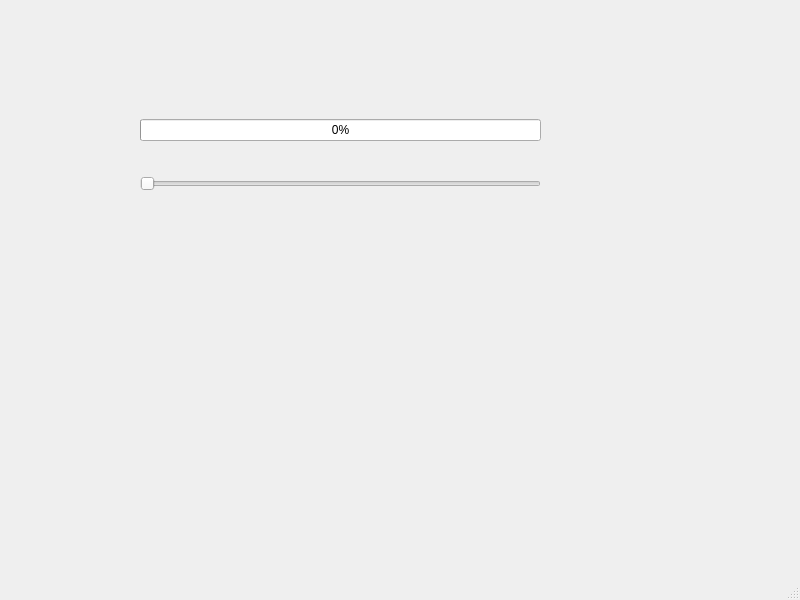
<?xml version="1.0" encoding="UTF-8"?>
<ui version="4.0">
 <class>MainWindow</class>
 <widget class="QMainWindow" name="MainWindow">
  <property name="geometry">
   <rect>
    <x>0</x>
    <y>0</y>
    <width>800</width>
    <height>600</height>
   </rect>
  </property>
  <property name="windowTitle">
   <string>MainWindow</string>
  </property>
  <widget class="QWidget" name="centralwidget">
   <widget class="QWidget" name="">
    <property name="geometry">
     <rect>
      <x>140</x>
      <y>90</y>
      <width>401</width>
      <height>131</height>
     </rect>
    </property>
    <layout class="QVBoxLayout" name="verticalLayout">
     <item>
      <widget class="QProgressBar" name="progressBar">
       <property name="value">
        <number>0</number>
       </property>
      </widget>
     </item>
     <item>
      <widget class="QSlider" name="horizontalSlider">
       <property name="maximum">
        <number>100</number>
       </property>
       <property name="orientation">
        <enum>Qt::Horizontal</enum>
       </property>
      </widget>
     </item>
    </layout>
   </widget>
  </widget>
  <widget class="QMenuBar" name="menubar">
   <property name="geometry">
    <rect>
     <x>0</x>
     <y>0</y>
     <width>800</width>
     <height>21</height>
    </rect>
   </property>
  </widget>
  <widget class="QStatusBar" name="statusbar"/>
 </widget>
 <resources/>
 <connections/>
</ui>
